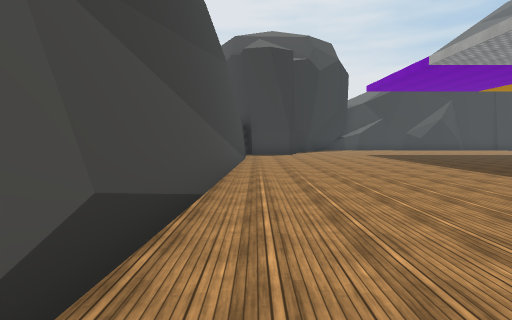
[1] (above)

22 first-person views from a walk through a scene from a Unity 3-D project. The camera is 1.5 m above the floor, tilts 4° down and sees 80° across. The floor is counted in squares, 2 m on a side. Each view is taken from the middle of a square. On the plan, view 1 faces up. The plan holds only what a view shows up to about 10 squares ahead; the rest is blank. The place goes on beyond the plan. Some surface patterns are stand-ins.

[2]
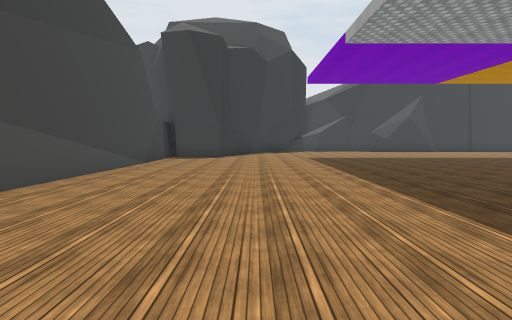

[3]
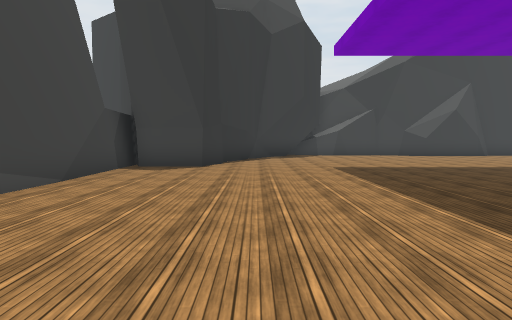

[4]
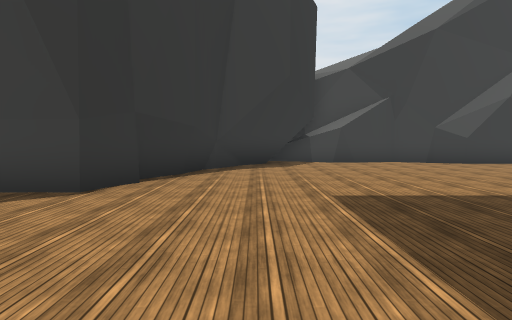

[5]
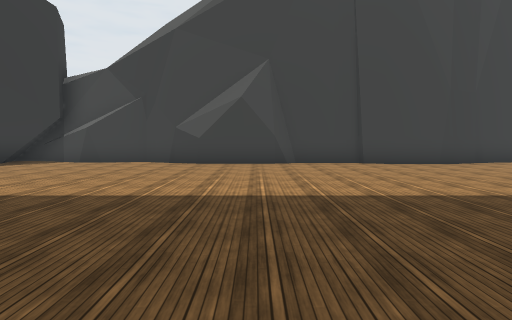

[6]
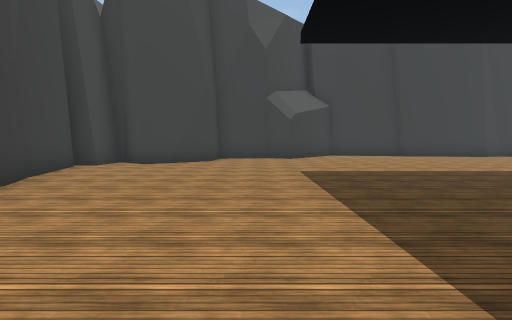

[7]
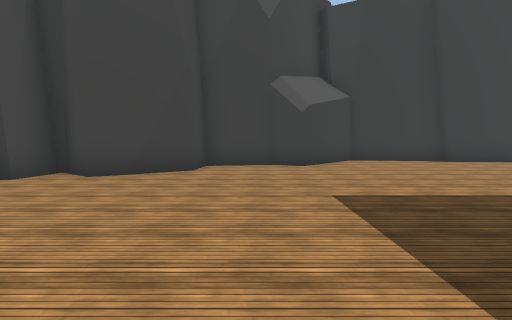

[8]
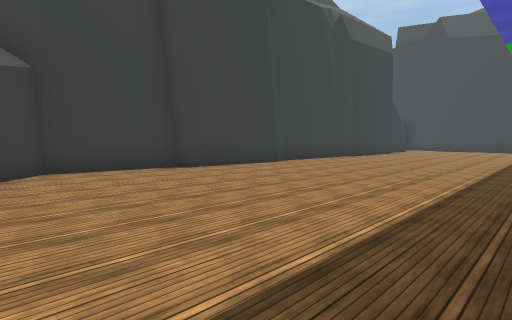

[9]
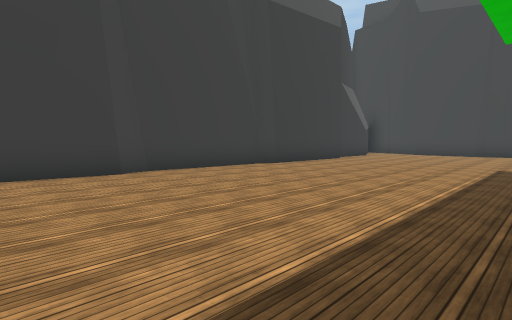

[10]
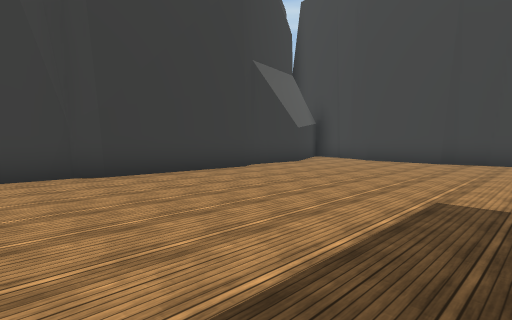

[11]
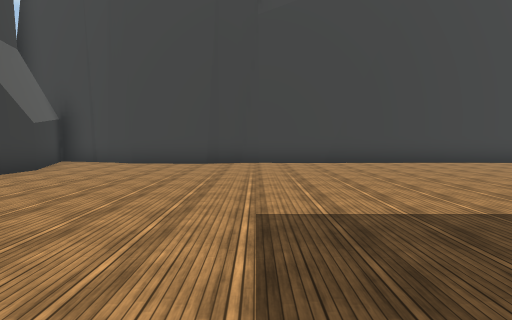

[12]
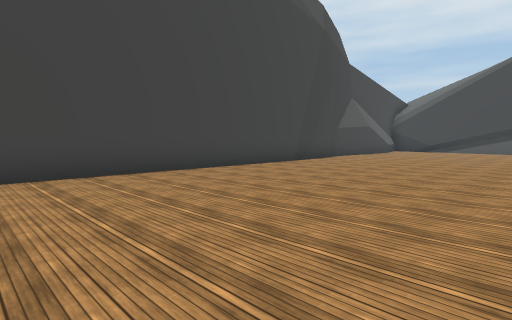

[13]
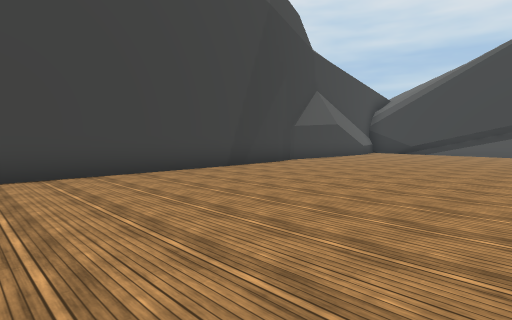

[14]
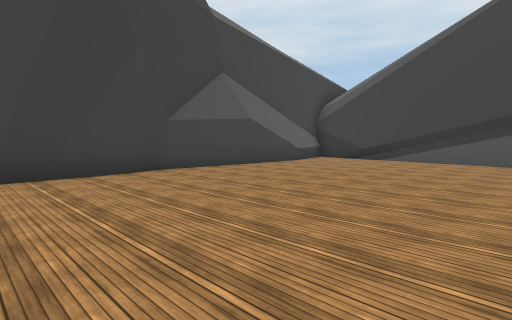

[15]
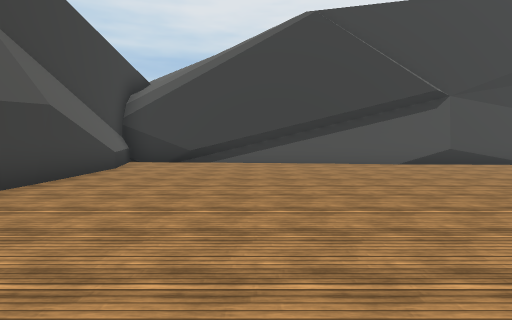

[16]
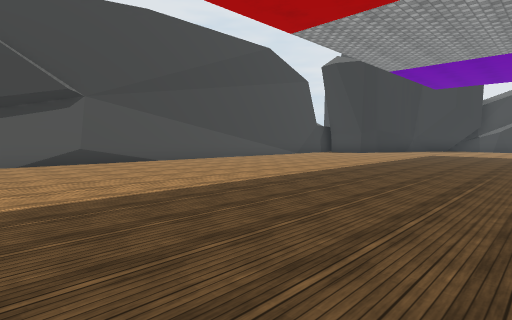

[17]
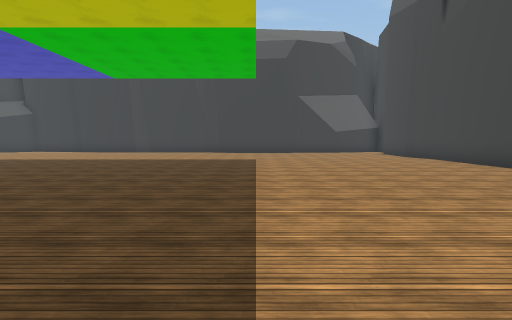

[18]
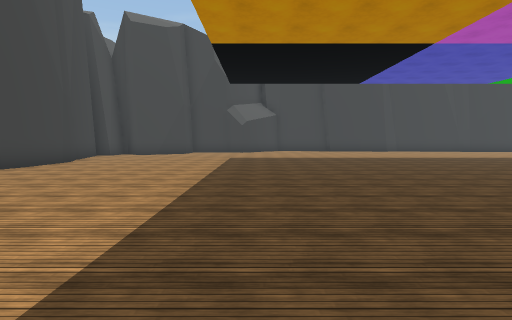

[19]
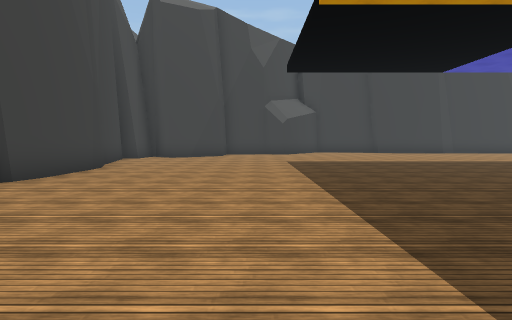

[20]
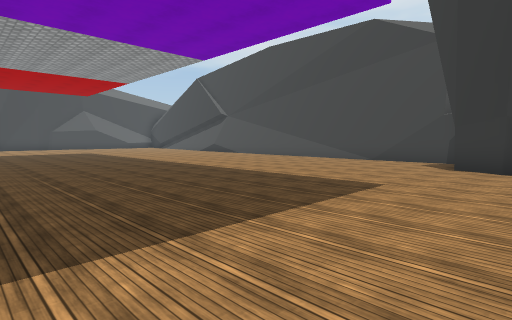

[21]
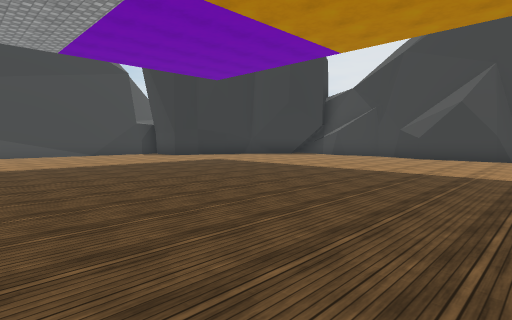

[22]
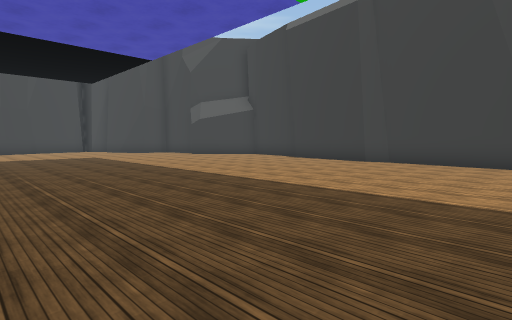

### Floor plan
Points are (right, up) in squares from view 1. A wall is a line through its corners. A room is listed if a view was taken in it or the views show most of it. See-through windows are left out.
Room 1 (views 1, 2, 3, 4, 5, 6, 7, 8, 9, 10, 11, 12, 13, 14, 15, 16, 17, 18, 19, 20, 21, 22)
walls: (8.3, -7.4) (17.8, -7.7); (-1, 4.6) (-1.1, 1.6); (-0.9, 7.6) (-0.9, 6.6); (-0.9, 1.8) (-2.2, -7.2); (25.5, 5.4) (25.8, 7.2); (17.5, -7.4) (20.4, -7.5); (25.8, 4.8) (25.6, 5.4); (25.2, 0.9) (25.5, 1.4); (10.3, 18.8) (9.4, 19.2); (25.8, 6.9) (26, 8.8); (5.9, -7.7) (8.5, -7.5); (11.8, 19.2) (10.3, 19.1); (1.9, 15.1) (1.6, 14.2) (-0.2, 14.2); (12.7, 19.3) (11.7, 19.3); (5.3, -7.8) (6, -7.7); (9.5, 19.4) (8.5, 19.8) (6.6, 19.6) (5.4, 20); (15.9, 19.1) (15.2, 19.3); (26.2, 8.7) (26.6, 11.7) (24.3, 13.7) (24.8, 14.4) (24.4, 16.4) (23.2, 16.5) (22.4, 17.6); (15.2, 19.4) (13.1, 19.4) (12.5, 19.1); (2.6, 16.5) (1.8, 15.3); (20.3, -7.5) (21.1, -7.3) (21.4, -7.1) (23.8, -7.2); (17.8, 19) (15.8, 19.1); (7.2, 19.5) (6.4, 19.5); (2.9, 17.7) (2.4, 16.4); (-0.3, 15) (-1, 0.5); (-1.7, -3) (-1.4, -6.2); (3.5, 18.4) (3, 17.6) (2.6, 16.4); (18.8, 19.4) (17.8, 19) (17.5, 19); (6.9, 20.1) (5.6, 20.6); (5.3, 19.6) (3, 17.6); (-1.4, -4.1) (-1.8, -8.3) (1.3, -7.5); (22.6, 17.3) (22, 18.3) (22.8, 19.3) (21.6, 19.5) (21.5, 20) (18.9, 19.4); (0.3, -7.4) (5.5, -7.8); (23.9, -7.3) (24.7, -7.7); (24.6, -7.6) (25.1, -7.8); (25, -7.9) (26.4, -8) (25.2, -5.2) (25.4, -3.2) (25.1, -2.8) (25.7, 4.9); (-1.8, -8.1) (0.8, -7.4)
low walls: (0.4, 10.9) (0.3, 10.1); (-0.9, 0.6) (-1.1, -1.6); (-1.2, -0.9) (-1.7, -5.7); (4.8, 19.4) (3.1, 17.9); (-1.7, -5.6) (-1.6, -6.6)

Positions as (right, up) in squares from view 1, and headings:
1: (0, 0), facing up
2: (3, 2), facing up
3: (3, 6), facing up
4: (4, 10), facing up
5: (12, 10), facing up
6: (13, 15), facing right
7: (16, 15), facing right
8: (19, 13), facing down-right
9: (19, 8), facing down-right
10: (19, 3), facing down-right
11: (20, 2), facing down
12: (17, -1), facing down-left
13: (14, -1), facing down-left
14: (9, -1), facing down-left
15: (8, -4), facing left
16: (9, -1), facing up-left
17: (9, -1), facing right
18: (8, 13), facing right
19: (10, 15), facing right
20: (10, 16), facing down-left
21: (14, 7), facing up-left
22: (16, 1), facing up-right
